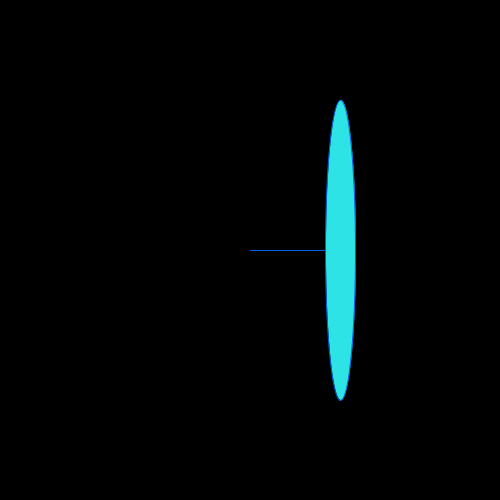
Frame 1 (no input)
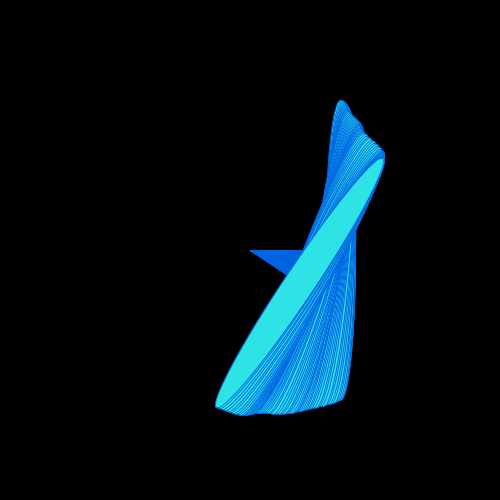
Frame 60 (the mouse pressed at the canvas centre just before this capture)
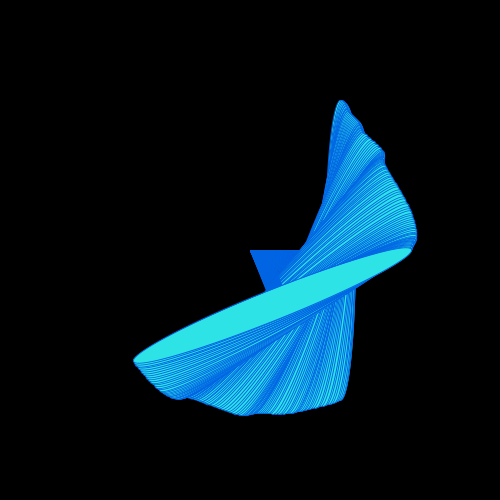
Frame 120 (the mouse held since frame 60 and released just before this capture)

The Processing sketch that drew these frames (run headless with seeded random() and noise(); from frame 60 on, the mouse is pressed at the canvas centre):

// Processing sketch: processing_5096
// ── processing_5096.pde

/*

Fun with random numbers
September 2009
mcnabbulator@hotmail.com

*/

float turn = 0;
float noiseNum = 0;

void setup() {
  size(500,500);
  background(0);
  smooth();
  

  //noiseSeed(1);
};

void draw() {
  translate(width/2,height/2);
  rotate(turn);
  
  //float end = random(0,150);
  float end = noise(noiseNum) * 150;
  noiseNum = noiseNum + 0.01;
  
  stroke(0,100,227);
  fill(45,227,229);
  line(0,0,end,0);
  ellipse(end,0,30,300);
  
  turn = turn + 0.01;
};
